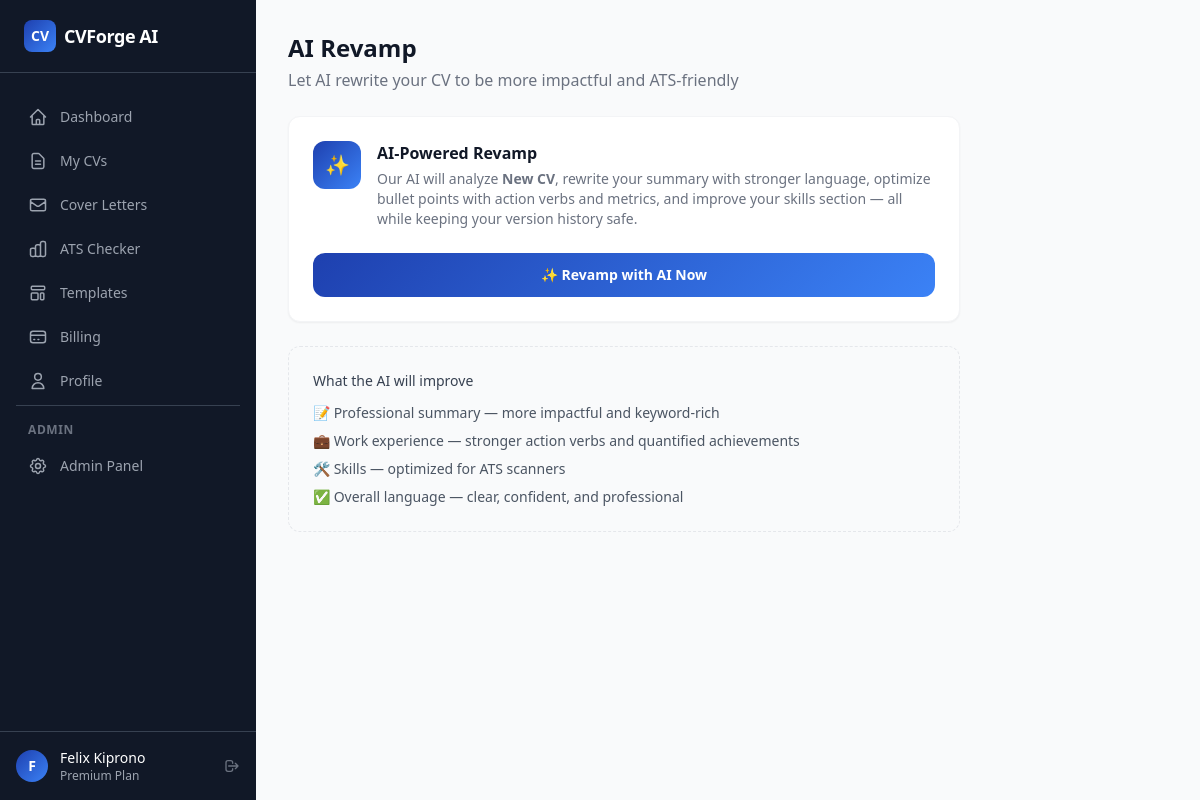
The page /cv/revamp/1 (signed in) on the database its author committed.
### app/models.py (models this page shows, shortened)
class User(db.Model, UserMixin):
    __tablename__ = "users"
    id = db.Column(db.Integer, primary_key=True)
    email = db.Column(db.String(255), unique=True, nullable=False, index=True)
    username = db.Column(db.String(80), unique=True, nullable=True, index=True)
    password_hash = db.Column(db.String(255), nullable=True)
    first_name = db.Column(db.String(80), nullable=True)
    last_name = db.Column(db.String(80), nullable=True)
    avatar_url = db.Column(db.String(500), nullable=True)
    google_id = db.Column(db.String(255), unique=True, nullable=True, index=True)
    oauth_provider = db.Column(db.String(50), nullable=True)
    is_active = db.Column(db.Boolean, default=True, nullable=False)
    is_admin = db.Column(db.Boolean, default=False, nullable=False)
    is_verified = db.Column(db.Boolean, default=False, nullable=False)
    verification_token = db.Column(db.String(255), nullable=True)
    reset_token = db.Column(db.String(255), nullable=True)
    reset_token_expires = db.Column(db.DateTime(timezone=True), nullable=True)
    plan = db.Column(db.String(20), default="free", nullable=False)
    plan_expires_at = db.Column(db.DateTime(timezone=True), nullable=True)
    created_at = db.Column(db.DateTime(timezone=True), default=utcnow, nullable=False)
    updated_at = db.Column(db.DateTime(timezone=True), default=utcnow, onupdate=utcnow, nullable=False)
    last_login_at = db.Column(db.DateTime(timezone=True), nullable=True)
    profile = db.relationship("Profile", backref="user", uselist=False, lazy="joined", cascade="all, delete-orphan")
    resumes = db.relationship("Resume", backref="user", lazy="dynamic", cascade="all, delete-orphan")
    cover_letters = db.relationship("CoverLetter", backref="user", lazy="dynamic", cascade="all, delete-orphan")
    subscriptions = db.relationship("Subscription", backref="user", lazy="dynamic", cascade="all, delete-orphan")
    payments = db.relationship("Payment", backref="user", lazy="dynamic", cascade="all, delete-orphan")
    ai_usages = db.relationship("AIUsage", backref="user", lazy="dynamic", cascade="all, delete-orphan")
    activity_logs = db.relationship("ActivityLog", backref="user", lazy="dynamic", cascade="all, delete-orphan")
    notifications = db.relationship("Notification", backref="user", lazy="dynamic", cascade="all, delete-orphan")
    @property
    def is_premium(self) -> bool:
        if self.plan in ("pro", "premium") and self.plan_expires_at:
            return _make_aware(self.plan_expires_at) > datetime.now(timezone.utc)
        return False
    @property
    def full_name(self) -> str:
        parts = filter(None, [self.first_name, self.last_name])
        return " ".join(parts) or self.email.split("@")[0]

class Resume(db.Model):
    __tablename__ = "resumes"
    id = db.Column(db.Integer, primary_key=True)
    user_id = db.Column(db.Integer, db.ForeignKey("users.id"), nullable=False, index=True)
    template_id = db.Column(db.Integer, db.ForeignKey("templates.id"), nullable=True)
    title = db.Column(db.String(255), nullable=False, default="Untitled Resume")
    slug = db.Column(db.String(255), nullable=True, index=True)
    status = db.Column(db.String(20), default="draft")
    ats_score = db.Column(db.Integer, nullable=True)
    ats_report = db.Column(db.JSON, nullable=True)
    personal_info = db.Column(db.JSON, nullable=True)
    professional_summary = db.Column(db.Text, nullable=True)
    work_experience = db.Column(db.JSON, nullable=True)
    education = db.Column(db.JSON, nullable=True)
    skills = db.Column(db.JSON, nullable=True)
    certifications = db.Column(db.JSON, nullable=True)
    projects = db.Column(db.JSON, nullable=True)
    references = db.Column(db.JSON, nullable=True)
    languages = db.Column(db.JSON, nullable=True)
    awards = db.Column(db.JSON, nullable=True)
    custom_sections = db.Column(db.JSON, nullable=True)
    source = db.Column(db.String(30), default="builder")
    original_filename = db.Column(db.String(255), nullable=True)
    original_file_path = db.Column(db.String(500), nullable=True)
    is_public = db.Column(db.Boolean, default=False)
    public_token = db.Column(db.String(64), unique=True, nullable=True)
    download_count = db.Column(db.Integer, default=0)
    last_downloaded_at = db.Column(db.DateTime(timezone=True), nullable=True)
    created_at = db.Column(db.DateTime(timezone=True), default=utcnow, nullable=False)
    updated_at = db.Column(db.DateTime(timezone=True), default=utcnow, onupdate=utcnow, nullable=False)
    versions = db.relationship("ResumeVersion", backref="resume", lazy="dynamic", cascade="all, delete-orphan")
    job_matches = db.relationship("JobMatch", backref="resume", lazy="dynamic", cascade="all, delete-orphan")

### app/routes/cv.py (the view, shortened to what this page needs)
@cv_bp.route("/revamp/<int:resume_id>", methods=["GET", "POST"])
@login_required
def revamp(resume_id):
    resume = Resume.query.filter_by(id=resume_id, user_id=current_user.id).first_or_404()
    return render_template("cv/revamp.html", resume=resume)

### app/__init__.py (called while the page is built)
@login_manager.user_loader
def load_user(user_id):
    return db.session.get(User, int(user_id))

### app/models.py (called while the page is built)
def _make_aware(dt):
    if dt is None:
        return None
    if dt.tzinfo is None:
        return dt.replace(tzinfo=timezone.utc)
    return dt

### app/templates/cv/revamp.html (shortened to what this page needs)
{% extends "base_dashboard.html" %}
{% block page_title %}AI Revamp{% endblock %}
{% block page_subtitle %}Let AI rewrite your CV to be more impactful and ATS-friendly{% endblock %}
{% block content %}
<div class="max-w-2xl">
  <div class="bg-white rounded-xl border border-gray-100 shadow-sm p-6 mb-6">
    <div class="flex items-start gap-4 mb-6">
      <div class="w-12 h-12 rounded-xl gradient-brand flex items-center justify-center flex-shrink-0">
        <span class="text-white text-xl">✨</span>
      </div>
      <div>
        <h2 class="font-semibold text-gray-900">AI-Powered Revamp</h2>
        <p class="text-sm text-gray-500 mt-1">
          Our AI will analyze <strong>{{ resume.title }}</strong>, rewrite your summary with stronger language,
          optimize bullet points with action verbs and metrics, and improve your skills section — all
          while keeping your version history safe.
        </p>
      </div>
    </div>
    <form method="POST">
      <button type="submit"
              class="w-full py-3 px-6 gradient-brand text-white font-semibold rounded-xl hover:opacity-90 transition text-sm">
        ✨ Revamp with AI Now
      </button>
    </form>
  </div>
  <div class="bg-gray-50 rounded-xl border border-dashed border-gray-200 p-6">
    <h3 class="font-medium text-gray-700 mb-3 text-sm">What the AI will improve</h3>
    <ul class="space-y-2 text-sm text-gray-600">
      {% for item in [
        '📝 Professional summary — more impactful and keyword-rich',
        '💼 Work experience — stronger action verbs and quantified achievements',
        '🛠 Skills — optimized for ATS scanners',
        '✅ Overall language — clear, confident, and professional',
      ] %}
      <li class="flex gap-2">{{ item }}</li>
      {% endfor %}
    </ul>
  </div>
</div>
{% endblock %}

### app/templates/base_dashboard.html (shortened to what this page needs)
{% extends "base.html" %}
{% block body %}
<div class="min-h-screen flex" x-data="{sidebarOpen: false}">
  <aside class="hidden lg:flex lg:flex-col lg:w-64 lg:fixed lg:inset-y-0 bg-gray-900 text-white">
    <div class="flex items-center gap-2 px-6 py-5 border-b border-gray-700">
      <div class="w-8 h-8 rounded-lg gradient-brand flex items-center justify-center text-white font-bold text-sm">CV</div>
      <span class="font-bold text-lg tracking-tight">CVForge AI</span>
    </div>
    <nav class="flex-1 px-4 py-6 space-y-1 overflow-y-auto">
      {% for endpoint, icon_path, label in nav %}
      <a href="{{ url_for(endpoint) }}"
         class="flex items-center gap-3 px-3 py-2.5 rounded-lg text-sm font-medium transition-colors
         {% if request.endpoint == endpoint %}bg-blue-600 text-white{% else %}text-gray-400 hover:bg-gray-800 hover:text-white{% endif %}">
        <svg class="w-5 h-5 flex-shrink-0" fill="none" viewBox="0 0 24 24" stroke="currentColor" stroke-width="1.8">
          <path stroke-linecap="round" stroke-linejoin="round" d="{{ icon_path }}"/>
        </svg>
        {{ label }}
      </a>
      {% endfor %}
      {% if current_user.is_admin %}
      <div class="pt-4 mt-4 border-t border-gray-700">
        <p class="px-3 text-xs font-semibold text-gray-500 uppercase tracking-wider mb-2">Admin</p>
        <a href="{{ url_for('admin.index') }}"
           class="flex items-center gap-3 px-3 py-2.5 rounded-lg text-sm font-medium text-gray-400 hover:bg-gray-800 hover:text-white transition-colors">
          Admin Panel
        </a>
      </div>
      {% endif %}
    </nav>
    <div class="px-4 py-4 border-t border-gray-700">
      <div class="flex items-center gap-3">
        <div class="w-8 h-8 rounded-full gradient-brand flex items-center justify-center text-white text-sm font-bold flex-shrink-0">
          {{ current_user.first_name[0]|upper if current_user.first_name else current_user.email[0]|upper }}
        </div>
        <div class="flex-1 min-w-0">
          <p class="text-sm font-medium text-white truncate">{{ current_user.full_name }}</p>
          <p class="text-xs text-gray-400 capitalize">{{ current_user.plan }} plan</p>
        </div>
        <a href="{{ url_for('auth.logout') }}" title="Logout"
           class="text-gray-500 hover:text-white transition-colors">
          <svg class="w-4 h-4" fill="none" viewBox="0 0 24 24" stroke="currentColor">
            <path stroke-linecap="round" stroke-linejoin="round" stroke-width="2"
                  d="M17 16l4-4m0 0l-4-4m4 4H7m6 4v1a3 3 0 01-3 3H6a3 3 0 01-3-3V7a3 3 0 013-3h4a3 3 0 013 3v1"/>
          </svg>
        </a>
      </div>
    </div>
  </aside>
  <div class="flex-1 lg:ml-64 flex flex-col min-h-screen">
    <main class="flex-1 p-4 lg:p-8">
      {% if self.page_title() %}
      <div class="mb-6 flex items-center justify-between gap-4">
        <div>
          <h1 class="text-2xl font-bold text-gray-900">{% block page_title %}{% endblock %}</h1>
          {% if self.page_subtitle() %}
          <p class="text-gray-500 mt-1">{% block page_subtitle %}{% endblock %}</p>
          {% endif %}
        </div>
      </div>
      {% endif %}
      {% block content %}{% endblock %}
    </main>
  </div>
</div>
{% endblock %}

### app/templates/base.html (style rules this page uses)
.gradient-brand { background:linear-gradient(135deg,#1e40af 0%,#3b82f6 100%) }

### rows shown on the page
User: first_name "F", full_name "Felix Kiprono", plan "Premium"
Resume: title "New CV"

### other values the page prints
{{ label }} "Dashboard" "My CVs" "Cover Letters" "ATS Checker" "Templates" "Billing" "Profile"
{{ item }} "📝 Professional summary — more impactful and keyword-rich" "💼 Work experience — stronger action verbs and quantified achievements" "🛠 Skills — optimized for ATS scanners" "✅ Overall language — clear, confident, and professional"
